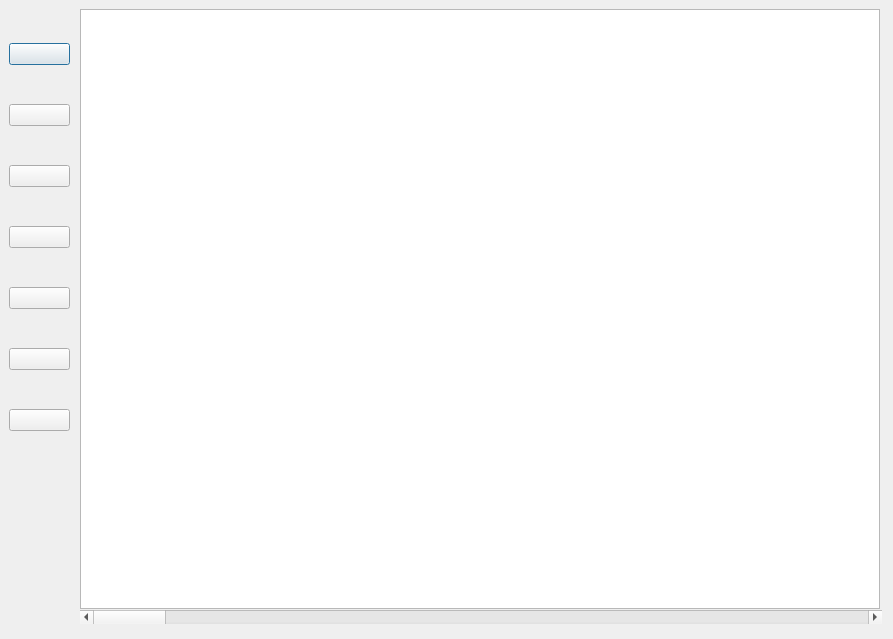
<?xml version="1.0" encoding="UTF-8"?>
<ui version="4.0">
 <class>AbsorptionDialog</class>
 <widget class="QDialog" name="AbsorptionDialog">
  <property name="windowModality">
   <enum>Qt::ApplicationModal</enum>
  </property>
  <property name="geometry">
   <rect>
    <x>0</x>
    <y>0</y>
    <width>893</width>
    <height>639</height>
   </rect>
  </property>
  <property name="sizePolicy">
   <sizepolicy hsizetype="Fixed" vsizetype="Fixed">
    <horstretch>0</horstretch>
    <verstretch>0</verstretch>
   </sizepolicy>
  </property>
  <property name="windowTitle">
   <string>NSXTool - Absorption Correction</string>
  </property>
  <widget class="QWidget" name="">
   <property name="geometry">
    <rect>
     <x>80</x>
     <y>9</y>
     <width>802</width>
     <height>615</height>
    </rect>
   </property>
   <layout class="QVBoxLayout" name="verticalLayout">
    <item>
     <widget class="QGraphicsView" name="graphicsView">
      <property name="sizePolicy">
       <sizepolicy hsizetype="Fixed" vsizetype="Fixed">
        <horstretch>0</horstretch>
        <verstretch>0</verstretch>
       </sizepolicy>
      </property>
      <property name="minimumSize">
       <size>
        <width>800</width>
        <height>600</height>
       </size>
      </property>
      <property name="verticalScrollBarPolicy">
       <enum>Qt::ScrollBarAlwaysOff</enum>
      </property>
      <property name="horizontalScrollBarPolicy">
       <enum>Qt::ScrollBarAlwaysOff</enum>
      </property>
     </widget>
    </item>
    <item>
     <widget class="QScrollBar" name="horizontalScrollBar">
      <property name="orientation">
       <enum>Qt::Horizontal</enum>
      </property>
     </widget>
    </item>
   </layout>
  </widget>
  <widget class="QWidget" name="">
   <property name="geometry">
    <rect>
     <x>9</x>
     <y>10</y>
     <width>61</width>
     <height>458</height>
    </rect>
   </property>
   <layout class="QVBoxLayout" name="verticalLayout_2">
    <item>
     <widget class="QPushButton" name="button_openFile">
      <property name="enabled">
       <bool>true</bool>
      </property>
      <property name="toolTip">
       <string>Open ILL *jpr file</string>
      </property>
      <property name="text">
       <string notr="true"/>
      </property>
      <property name="icon">
       <iconset resource="../../NSXQt.qrc">
        <normaloff>:/resources/openFileIcon.png</normaloff>:/resources/openFileIcon.png</iconset>
      </property>
      <property name="iconSize">
       <size>
        <width>50</width>
        <height>50</height>
       </size>
      </property>
      <property name="flat">
       <bool>false</bool>
      </property>
     </widget>
    </item>
    <item>
     <widget class="QPushButton" name="button_calibrateDistance">
      <property name="enabled">
       <bool>true</bool>
      </property>
      <property name="toolTip">
       <string>Calibrate distance using ruler</string>
      </property>
      <property name="text">
       <string/>
      </property>
      <property name="icon">
       <iconset resource="../../NSXQt.qrc">
        <normaloff>:/resources/IconcalibrateDistance.jpg</normaloff>:/resources/IconcalibrateDistance.jpg</iconset>
      </property>
      <property name="iconSize">
       <size>
        <width>50</width>
        <height>50</height>
       </size>
      </property>
     </widget>
    </item>
    <item>
     <widget class="QPushButton" name="button_pickCenter">
      <property name="toolTip">
       <string>Calibrate the pin position</string>
      </property>
      <property name="text">
       <string/>
      </property>
      <property name="icon">
       <iconset resource="../../NSXQt.qrc">
        <normaloff>:/resources/IconpickCenter.jpg</normaloff>:/resources/IconpickCenter.jpg</iconset>
      </property>
      <property name="iconSize">
       <size>
        <width>50</width>
        <height>50</height>
       </size>
      </property>
     </widget>
    </item>
    <item>
     <widget class="QPushButton" name="button_measure">
      <property name="baseSize">
       <size>
        <width>0</width>
        <height>0</height>
       </size>
      </property>
      <property name="toolTip">
       <string>Measure distance between two points</string>
      </property>
      <property name="text">
       <string/>
      </property>
      <property name="icon">
       <iconset resource="../../NSXQt.qrc">
        <normaloff>:/resources/IconmeasureDistance.jpg</normaloff>:/resources/IconmeasureDistance.jpg</iconset>
      </property>
      <property name="iconSize">
       <size>
        <width>50</width>
        <height>50</height>
       </size>
      </property>
     </widget>
    </item>
    <item>
     <widget class="QPushButton" name="button_pickingPoints">
      <property name="toolTip">
       <string>Add point to the Hull</string>
      </property>
      <property name="text">
       <string/>
      </property>
      <property name="icon">
       <iconset resource="../../NSXQt.qrc">
        <normaloff>:/resources/IconpickingPoints.jpg</normaloff>:/resources/IconpickingPoints.jpg</iconset>
      </property>
      <property name="iconSize">
       <size>
        <width>50</width>
        <height>50</height>
       </size>
      </property>
     </widget>
    </item>
    <item>
     <widget class="QPushButton" name="button_removingPoints">
      <property name="toolTip">
       <string>Remove existing points</string>
      </property>
      <property name="text">
       <string/>
      </property>
      <property name="icon">
       <iconset resource="../../NSXQt.qrc">
        <normaloff>:/resources/IconremovingPoints.jpg</normaloff>:/resources/IconremovingPoints.jpg</iconset>
      </property>
      <property name="iconSize">
       <size>
        <width>50</width>
        <height>50</height>
       </size>
      </property>
     </widget>
    </item>
    <item>
     <widget class="QPushButton" name="button_triangulate">
      <property name="toolTip">
       <string>Construct convex hull from points</string>
      </property>
      <property name="text">
       <string/>
      </property>
      <property name="icon">
       <iconset resource="../../NSXQt.qrc">
        <normaloff>:/resources/Icontriangulate.jpg</normaloff>:/resources/Icontriangulate.jpg</iconset>
      </property>
      <property name="iconSize">
       <size>
        <width>50</width>
        <height>50</height>
       </size>
      </property>
     </widget>
    </item>
   </layout>
  </widget>
 </widget>
 <resources>
  <include location="../../NSXQt.qrc"/>
 </resources>
 <connections/>
</ui>
